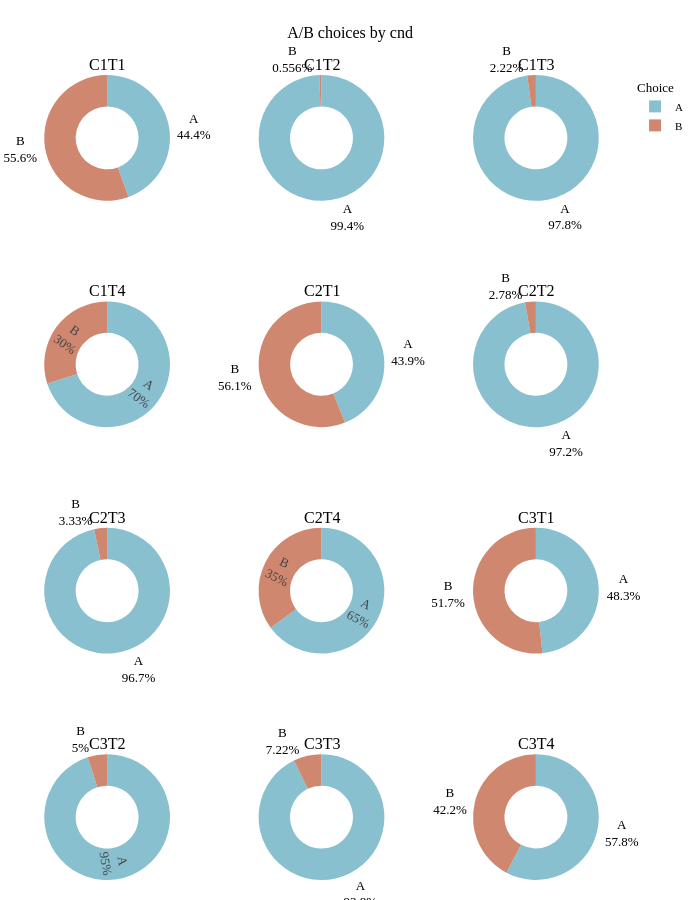
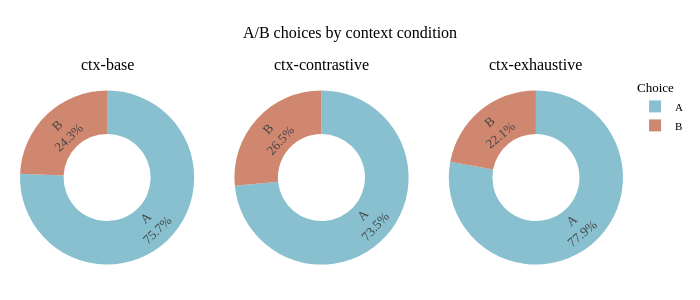

The cell these charts' notebook holds for them, in order:
### Markdown cell above
#### Choice plots

Each donut shows pooled choice proportions within one condition. Slice colors distinguish A from B and do not encode exhaustive/base/contrastive conditions.

### Code cell
# Plot pooled A/B counts; the slices use choice colors rather than condition colors.
def choice_donut_figure(data, condition):
    levels = sorted(data[condition].dropna().unique(), key=str)
    columns = min(3, len(levels))
    rows = math.ceil(len(levels) / columns)
    specs = [
        [{'type': 'domain'} if column < len(levels) - row * columns else None
         for column in range(columns)]
        for row in range(rows)
    ]
    figure = make_subplots(
        rows=rows, cols=columns, specs=specs,
        subplot_titles=[str(level) for level in levels]
    )
    for index, level in enumerate(levels):
        row, column = divmod(index, columns)
        counts = (
            data.loc[data[condition].eq(level), 'choice_ab']
            .value_counts().reindex(['A', 'B'], fill_value=0)
        )
        figure.add_trace(
            go.Pie(
                labels=counts.index, values=counts.values, hole=0.5, sort=False,
                textinfo='label+percent', showlegend=index == 0,
                marker={'colors': CHOICE_COLORS},
                hovertemplate='<b>Choice %{label}</b><br>Trials: %{value}<br>Share: %{percent}<extra></extra>'
            ), row=row + 1, col=column + 1
        )
    figure.update_layout(
        title=f'A/B choices by {condition.replace("_", " ")}',
        height=max(300, rows * 200 + 100), width=FIGURE_WIDTH,
        legend_title_text='Choice', margin={'l': 20, 'r': 20, 't': 75, 'b': 20}
    )
    return figure

choice_donut_figures = {}
for condition in condition_columns:
    choice_donut_figures[condition] = choice_donut_figure(choice_data, condition)
    choice_donut_figures[condition].show()

### Figure 1 — Plotly figure (JSON) as saved in the notebook; plotly's stock layout.template omitted (floating-point values rounded to 4 significant figures)
{"data": [{"domain": {"x": [0, 0.2889], "y": [0.8438, 1]}, "hole": 0.5, "hovertemplate": "<b>Choice %{label}</b><br>Trials: %{value}<br>Share: %{percent}<extra></extra>", "labels": ["A", "B"], "marker": {"colors": ["#88c0d0", "#d08770"]}, "showlegend": true, "sort": false, "textinfo": "label+percent", "type": "pie", "values": [80, 100]}, {"domain": {"x": [0.3556, 0.6444], "y": [0.8438, 1]}, "hole": 0.5, "hovertemplate": "<b>Choice %{label}</b><br>Trials: %{value}<br>Share: %{percent}<extra></extra>", "labels": ["A", "B"], "marker": {"colors": ["#88c0d0", "#d08770"]}, "showlegend": false, "sort": false, "textinfo": "label+percent", "type": "pie", "values": [179, 1]}, {"domain": {"x": [0.7111, 1], "y": [0.8438, 1]}, "hole": 0.5, "hovertemplate": "<b>Choice %{label}</b><br>Trials: %{value}<br>Share: %{percent}<extra></extra>", "labels": ["A", "B"], "marker": {"colors": ["#88c0d0", "#d08770"]}, "showlegend": false, "sort": false, "textinfo": "label+percent", "type": "pie", "values": [176, 4]}, {"domain": {"x": [0, 0.2889], "y": [0.5625, 0.7188]}, "hole": 0.5, "hovertemplate": "<b>Choice %{label}</b><br>Trials: %{value}<br>Share: %{percent}<extra></extra>", "labels": ["A", "B"], "marker": {"colors": ["#88c0d0", "#d08770"]}, "showlegend": false, "sort": false, "textinfo": "label+percent", "type": "pie", "values": [126, 54]}, {"domain": {"x": [0.3556, 0.6444], "y": [0.5625, 0.7188]}, "hole": 0.5, "hovertemplate": "<b>Choice %{label}</b><br>Trials: %{value}<br>Share: %{percent}<extra></extra>", "labels": ["A", "B"], "marker": {"colors": ["#88c0d0", "#d08770"]}, "showlegend": false, "sort": false, "textinfo": "label+percent", "type": "pie", "values": [79, 101]}, {"domain": {"x": [0.7111, 1], "y": [0.5625, 0.7188]}, "hole": 0.5, "hovertemplate": "<b>Choice %{label}</b><br>Trials: %{value}<br>Share: %{percent}<extra></extra>", "labels": ["A", "B"], "marker": {"colors": ["#88c0d0", "#d08770"]}, "showlegend": false, "sort": false, "textinfo": "label+percent", "type": "pie", "values": [175, 5]}, {"domain": {"x": [0, 0.2889], "y": [0.2812, 0.4375]}, "hole": 0.5, "hovertemplate": "<b>Choice %{label}</b><br>Trials: %{value}<br>Share: %{percent}<extra></extra>", "labels": ["A", "B"], "marker": {"colors": ["#88c0d0", "#d08770"]}, "showlegend": false, "sort": false, "textinfo": "label+percent", "type": "pie", "values": [174, 6]}, {"domain": {"x": [0.3556, 0.6444], "y": [0.2812, 0.4375]}, "hole": 0.5, "hovertemplate": "<b>Choice %{label}</b><br>Trials: %{value}<br>Share: %{percent}<extra></extra>", "labels": ["A", "B"], "marker": {"colors": ["#88c0d0", "#d08770"]}, "showlegend": false, "sort": false, "textinfo": "label+percent", "type": "pie", "values": [117, 63]}, {"domain": {"x": [0.7111, 1], "y": [0.2812, 0.4375]}, "hole": 0.5, "hovertemplate": "<b>Choice %{label}</b><br>Trials: %{value}<br>Share: %{percent}<extra></extra>", "labels": ["A", "B"], "marker": {"colors": ["#88c0d0", "#d08770"]}, "showlegend": false, "sort": false, "textinfo": "label+percent", "type": "pie", "values": [87, 93]}, {"domain": {"x": [0, 0.2889], "y": [0, 0.1562]}, "hole": 0.5, "hovertemplate": "<b>Choice %{label}</b><br>Trials: %{value}<br>Share: %{percent}<extra></extra>", "labels": ["A", "B"], "marker": {"colors": ["#88c0d0", "#d08770"]}, "showlegend": false, "sort": false, "textinfo": "label+percent", "type": "pie", "values": [171, 9]}, {"domain": {"x": [0.3556, 0.6444], "y": [0, 0.1562]}, "hole": 0.5, "hovertemplate": "<b>Choice %{label}</b><br>Trials: %{value}<br>Share: %{percent}<extra></extra>", "labels": ["A", "B"], "marker": {"colors": ["#88c0d0", "#d08770"]}, "showlegend": false, "sort": false, "textinfo": "label+percent", "type": "pie", "values": [167, 13]}, {"domain": {"x": [0.7111, 1], "y": [0, 0.1562]}, "hole": 0.5, "hovertemplate": "<b>Choice %{label}</b><br>Trials: %{value}<br>Share: %{percent}<extra></extra>", "labels": ["A", "B"], "marker": {"colors": ["#88c0d0", "#d08770"]}, "showlegend": false, "sort": false, "textinfo": "label+percent", "type": "pie", "values": [104, 76]}], "layout": {"annotations": [{"font": {"size": 16}, "showarrow": false, "text": "C1T1", "x": 0.1444, "xanchor": "center", "xref": "paper", "y": 1, "yanchor": "bottom", "yref": "paper"}, {"font": {"size": 16}, "showarrow": false, "text": "C1T2", "x": 0.5, "xanchor": "center", "xref": "paper", "y": 1, "yanchor": "bottom", "yref": "paper"}, {"font": {"size": 16}, "showarrow": false, "text": "C1T3", "x": 0.8556, "xanchor": "center", "xref": "paper", "y": 1, "yanchor": "bottom", "yref": "paper"}, {"font": {"size": 16}, "showarrow": false, "text": "C1T4", "x": 0.1444, "xanchor": "center", "xref": "paper", "y": 0.7188, "yanchor": "bottom", "yref": "paper"}, {"font": {"size": 16}, "showarrow": false, "text": "C2T1", "x": 0.5, "xanchor": "center", "xref": "paper", "y": 0.7188, "yanchor": "bottom", "yref": "paper"}, {"font": {"size": 16}, "showarrow": false, "text": "C2T2", "x": 0.8556, "xanchor": "center", "xref": "paper", "y": 0.7188, "yanchor": "bottom", "yref": "paper"}, {"font": {"size": 16}, "showarrow": false, "text": "C2T3", "x": 0.1444, "xanchor": "center", "xref": "paper", "y": 0.4375, "yanchor": "bottom", "yref": "paper"}, {"font": {"size": 16}, "showarrow": false, "text": "C2T4", "x": 0.5, "xanchor": "center", "xref": "paper", "y": 0.4375, "yanchor": "bottom", "yref": "paper"}, {"font": {"size": 16}, "showarrow": false, "text": "C3T1", "x": 0.8556, "xanchor": "center", "xref": "paper", "y": 0.4375, "yanchor": "bottom", "yref": "paper"}, {"font": {"size": 16}, "showarrow": false, "text": "C3T2", "x": 0.1444, "xanchor": "center", "xref": "paper", "y": 0.1562, "yanchor": "bottom", "yref": "paper"}, {"font": {"size": 16}, "showarrow": false, "text": "C3T3", "x": 0.5, "xanchor": "center", "xref": "paper", "y": 0.1562, "yanchor": "bottom", "yref": "paper"}, {"font": {"size": 16}, "showarrow": false, "text": "C3T4", "x": 0.8556, "xanchor": "center", "xref": "paper", "y": 0.1562, "yanchor": "bottom", "yref": "paper"}], "height": 900, "legend": {"title": {"text": "Choice"}}, "margin": {"b": 20, "l": 20, "r": 20, "t": 75}, "title": {"text": "A/B choices by cnd"}, "width": 700}}

### Figure 2 — Plotly figure (JSON) as saved in the notebook; plotly's stock layout.template omitted (floating-point values rounded to 4 significant figures)
{"data": [{"domain": {"x": [0, 0.2889], "y": [0, 1]}, "hole": 0.5, "hovertemplate": "<b>Choice %{label}</b><br>Trials: %{value}<br>Share: %{percent}<extra></extra>", "labels": ["A", "B"], "marker": {"colors": ["#88c0d0", "#d08770"]}, "showlegend": true, "sort": false, "textinfo": "label+percent", "type": "pie", "values": [545, 175]}, {"domain": {"x": [0.3556, 0.6444], "y": [0, 1]}, "hole": 0.5, "hovertemplate": "<b>Choice %{label}</b><br>Trials: %{value}<br>Share: %{percent}<extra></extra>", "labels": ["A", "B"], "marker": {"colors": ["#88c0d0", "#d08770"]}, "showlegend": false, "sort": false, "textinfo": "label+percent", "type": "pie", "values": [529, 191]}, {"domain": {"x": [0.7111, 1], "y": [0, 1]}, "hole": 0.5, "hovertemplate": "<b>Choice %{label}</b><br>Trials: %{value}<br>Share: %{percent}<extra></extra>", "labels": ["A", "B"], "marker": {"colors": ["#88c0d0", "#d08770"]}, "showlegend": false, "sort": false, "textinfo": "label+percent", "type": "pie", "values": [561, 159]}], "layout": {"annotations": [{"font": {"size": 16}, "showarrow": false, "text": "ctx-base", "x": 0.1444, "xanchor": "center", "xref": "paper", "y": 1, "yanchor": "bottom", "yref": "paper"}, {"font": {"size": 16}, "showarrow": false, "text": "ctx-contrastive", "x": 0.5, "xanchor": "center", "xref": "paper", "y": 1, "yanchor": "bottom", "yref": "paper"}, {"font": {"size": 16}, "showarrow": false, "text": "ctx-exhaustive", "x": 0.8556, "xanchor": "center", "xref": "paper", "y": 1, "yanchor": "bottom", "yref": "paper"}], "height": 300, "legend": {"title": {"text": "Choice"}}, "margin": {"b": 20, "l": 20, "r": 20, "t": 75}, "title": {"text": "A/B choices by context condition"}, "width": 700}}
